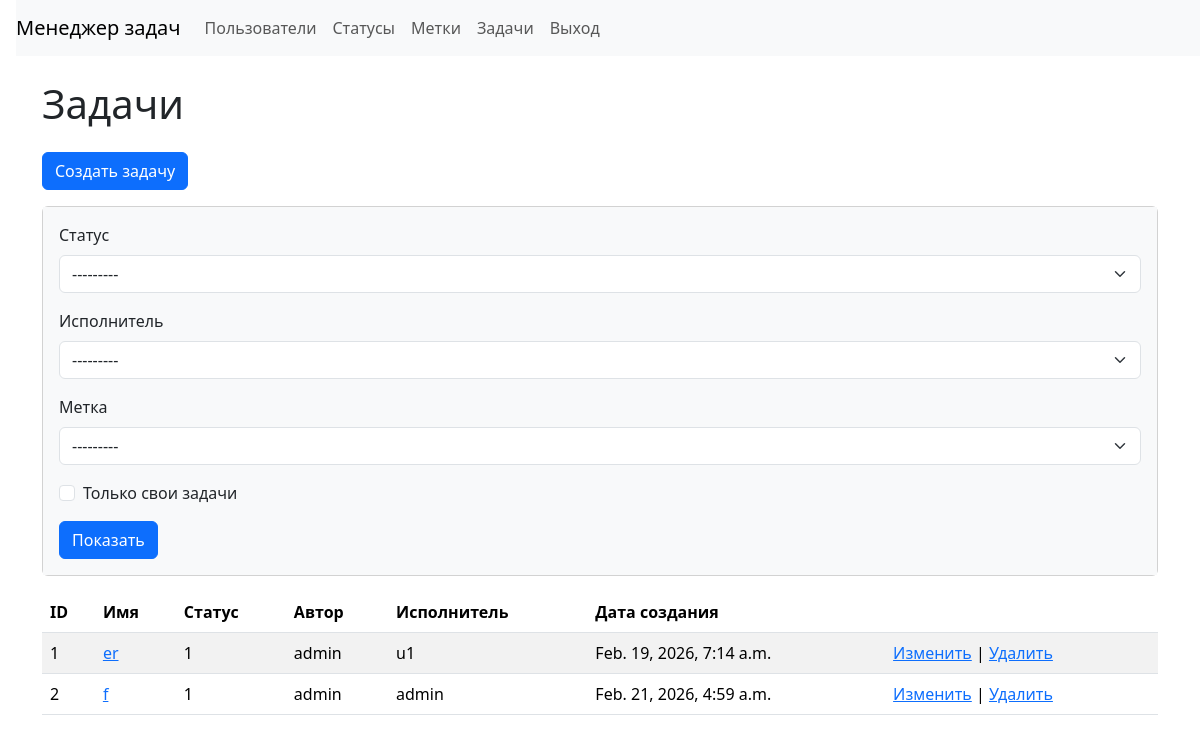
/tasks/ (signed in), run on an earlier commit of the app's database.
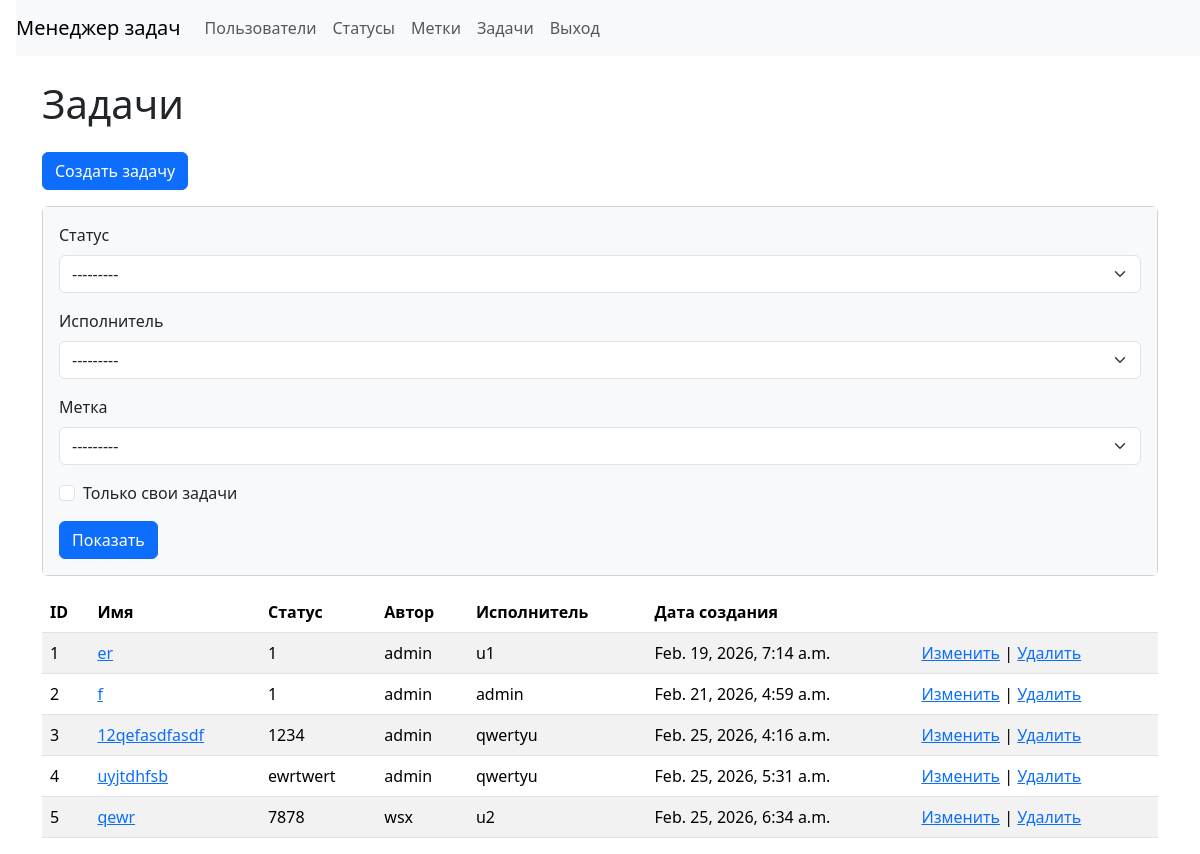
And on a later commit of the database.
### src/task_manager/models.py (models this page shows, shortened)
class Task(models.Model):  # модель "Задача" (новая сущность по ТЗ)
    name = models.CharField(max_length=255, verbose_name='Имя')  # имя задачи (обязательное)
    description = models.TextField(blank=True, verbose_name='Описание')  # описание (может быть пустым в форме)
    status = models.ForeignKey(  # связь "многие к одному": много задач → один статус
        Status,  # модель, на которую ссылаемся
        on_delete=models.PROTECT,  # запретить удаление статуса, если он используется задачами
        verbose_name='Статус',  # русское имя поля
    )
    author = models.ForeignKey(  # автор задачи (пользователь)
        settings.AUTH_USER_MODEL,  # ссылка на модель пользователя (стандартно auth.User)
        on_delete=models.PROTECT,  # запретить удаление пользователя, если он связан с задачами
        related_name='created_tasks',  # удобное имя обратной связи: user.created_tasks
        verbose_name='Автор',  # русское имя поля
    )
    executor = models.ForeignKey(  # исполнитель задачи (пользователь)
        settings.AUTH_USER_MODEL,  # ссылка на модель пользователя
        on_delete=models.PROTECT,  # запретить удаление пользователя, если он назначен исполнителем в задачах
        related_name='executed_tasks',  # удобное имя обратной связи: user.executed_tasks
        null=True,  # в базе допускаем NULL (исполнитель необязателен)
        blank=True,  # в форме допускаем пустое значение
        verbose_name='Исполнитель',  # русское имя поля
    )
    labels = models.ManyToManyField(
        Label,
        blank=True,
        related_name='tasks',
        verbose_name='Метки')
    created_at = models.DateTimeField(  # техническое поле даты создания задачи
        auto_now_add=True,  # выставляется автоматически при создании записи
        verbose_name='Дата создания',  # русское имя поля
    )

class Status(models.Model):
    name = models.CharField(max_length=255, unique=True, verbose_name='Имя')
    created_at = models.DateTimeField(auto_now_add=True, verbose_name='Дата создания')
    def __str__(self) -> str:
        return self.name

### src/task_manager/views.py (the view)
# urls.py: path('tasks/', TaskListView.as_view(), name='tasks_list'),  # GET /tasks/ — список задач
class TaskListView(LoginRequiredMixin, FilterView):  # GET /tasks/ — список задач
    model = Task  # модель
    template_name = 'tasks/list.html'  # шаблон списка
    context_object_name = 'tasks'  # имя переменной в шаблоне
    filterset_class = TaskFilter
    queryset = Task.objects.select_related('status', 'author', 'executor').prefetch_related('labels').order_by('id')

### src/task_manager/models.py (called while the page is built)
    def __str__(self) -> str:
        return self.name

### src/templates/tasks/list.html
{% extends "layouts/base.html" %}
{% block content %}
<h1 class="my-4">Задачи</h1>
<a class="btn btn-primary mb-3" href="{% url 'task_create' %}" role="button">Создать задачу</a>
<div class="card mb-3">
    <div class="card-body bg-light">
        <form class="form-inline center" method="get">
            <div class="mb-3">
                <label class="form-label" for="{{ filter.form.status.id_for_label }}">Статус</label>
                {{ filter.form.status }}
            </div>
            <div class="mb-3">
                <label class="form-label" for="{{ filter.form.executor.id_for_label }}">Исполнитель</label>
                {{ filter.form.executor }}
            </div>
            <div class="mb-3">
                <label class="form-label" for="{{ filter.form.label.id_for_label }}">Метка</label>
                {{ filter.form.label }}
            </div>
            <div class="mb-3">
                <div class="form-check">
                    {{ filter.form.self_tasks }}
                    <label class="form-check-label" for="{{ filter.form.self_tasks.id_for_label }}">Только свои
                        задачи</label>
                </div>
            </div>
            <input class="btn btn-primary" type="submit" value="Показать">
        </form>
    </div>
</div>
<table class="table table-striped">
    <thead>
        <tr>
            <th>ID</th>
            <th>Имя</th>
            <th>Статус</th>
            <th>Автор</th>
            <th>Исполнитель</th>
            <th>Дата создания</th>
            <th></th>
        </tr>
    </thead>
    <tbody>
        {% for task in tasks %}
        <tr>
            <td>{{ task.id }}</td>
            <td><a href="{% url 'task_show' task.id %}">{{ task.name }}</a></td>
            <td>{{ task.status }}</td>
            <td>{{ task.author }}</td>
            <td>{{ task.executor|default:"—" }}</td>
            <td>{{ task.created_at }}</td>
            <td>
                <a href="{% url 'task_update' task.id %}">Изменить</a>
                |
                <a href="{% url 'task_delete' task.id %}">Удалить</a>
            </td>
        </tr>
        {% empty %}
        <tr>
            <td colspan="7">Нет задач</td>
        </tr>
        {% endfor %}
    </tbody>
</table>
{% endblock %}

What changed in the data, as far as the page shows it:
added Task: id "3", name "12qefasdfasdf", status "1234", author "admin", executor "qwertyu", created_at "Feb. 25, 2026, 4:16 a.m."
added Task: id "4", name "uyjtdhfsb", status "ewrtwert", author "admin", executor "qwertyu", created_at "Feb. 25, 2026, 5:31 a.m."
added Task: id "5", name "qewr", status "7878", author "wsx", executor "u2", created_at "Feb. 25, 2026, 6:34 a.m."
